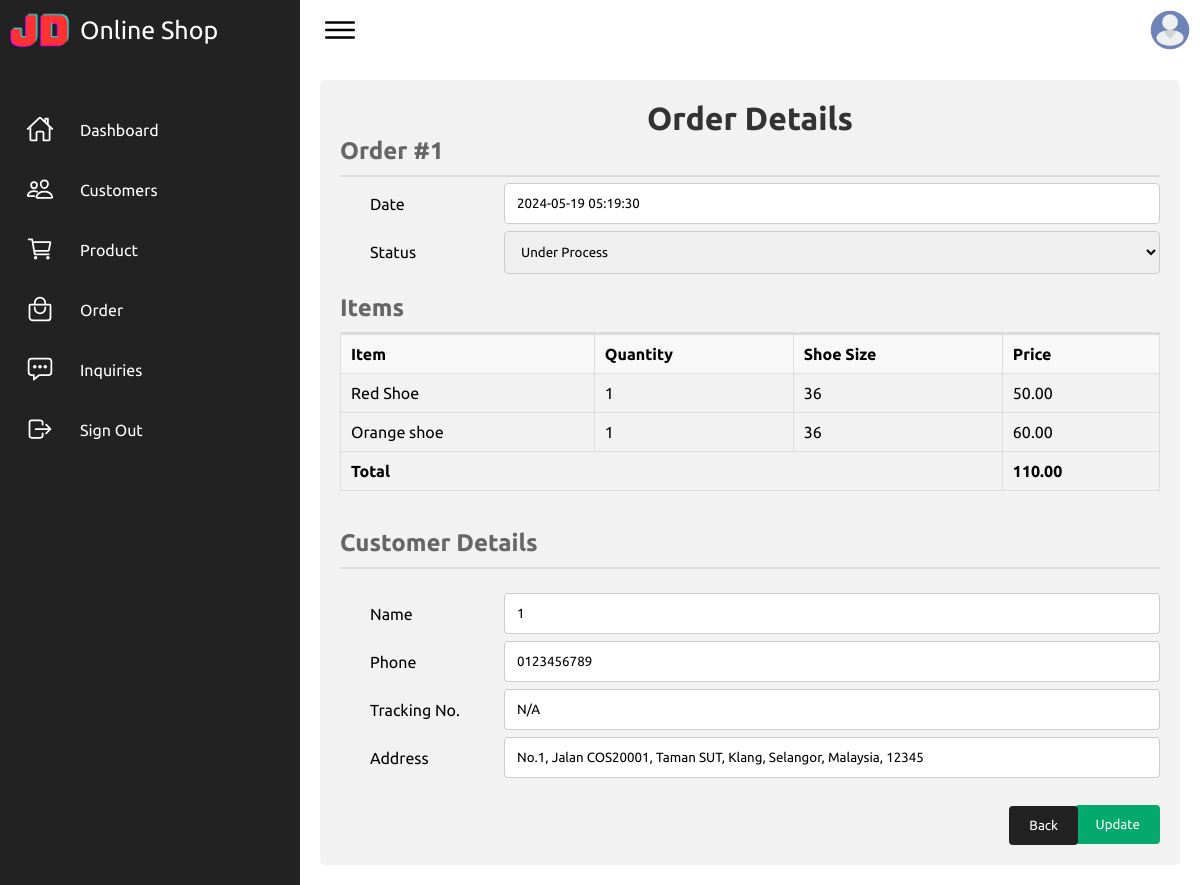
The app's page /admin/order-view.php?order_id=1 (signed in) with its own data.
### tables this page shows
CREATE TABLE `orders` (
  `id` int(11) NOT NULL,
  `user` varchar(255) NOT NULL,
  `tracking_no` varchar(255) NOT NULL,
  `total_price` decimal(10,2) NOT NULL,
  `date` datetime NOT NULL,
  `contact` varchar(255) NOT NULL,
  `country_id` int(11) NOT NULL,
  `state_id` int(11) NOT NULL,
  `city_id` int(11) NOT NULL,
  `postcode` varchar(11) NOT NULL,
  `address` text NOT NULL,
  `status` varchar(255) NOT NULL
);

CREATE TABLE `products` (
  `id` int(255) NOT NULL,
  `name` varchar(255) NOT NULL,
  `stock` int(255) NOT NULL,
  `price` decimal(10,2) NOT NULL,
  `status` varchar(255) NOT NULL,
  `description` text NOT NULL,
  `img` varchar(255) NOT NULL,
  `arrival_date` timestamp NOT NULL DEFAULT current_timestamp()
);

CREATE TABLE `order_items` (
  `id` int(11) NOT NULL,
  `order_id` int(11) NOT NULL,
  `product_id` int(11) NOT NULL,
  `size_id` int(11) NOT NULL,
  `quantity` int(255) NOT NULL,
  `total_price` decimal(10,2) NOT NULL
);

CREATE TABLE `shoe_size` (
  `id` int(11) NOT NULL,
  `size` int(11) NOT NULL
);

CREATE TABLE `cities` (
  `id` int(11) NOT NULL,
  `name` varchar(255) NOT NULL,
  `state_id` int(11) NOT NULL
);

CREATE TABLE `states` (
  `id` int(11) NOT NULL,
  `name` varchar(255) NOT NULL,
  `country_id` int(11) NOT NULL
);

CREATE TABLE `countries` (
  `id` int(11) NOT NULL,
  `name` varchar(255) NOT NULL
);

### admin/order-view.php (the view, shortened to what this page needs)
<?php
include("../connect/config.php");
$order_id = $_GET['order_id'];
$sql = "SELECT o.id, o.user, o.tracking_no, o.total_price, o.date, o.contact, o.country_id, o.state_id, o.city_id, o.postcode, o.address, o.status,
               oi.product_id, p.name as product_name, oi.quantity, oi.total_price as item_total_price,
               c.name as country_name, s.name as state_name, ci.name as city_name, ss.size as shoe_size
        FROM orders o
        JOIN order_items oi ON o.id = oi.order_id
        JOIN products p ON oi.product_id = p.id
        JOIN countries c ON o.country_id = c.id
        JOIN states s ON o.state_id = s.id
        JOIN cities ci ON o.city_id = ci.id
        JOIN shoe_size ss ON oi.size_id = ss.id
        WHERE o.id = ?";
$stmt = $conn->prepare($sql);
$stmt->bind_param("i", $order_id);
$stmt->execute();
$result = $stmt->get_result();
$order_details = $result->fetch_all(MYSQLI_ASSOC);
$order = $order_details[0];
?>
<!DOCTYPE html>
<html lang="en">
<head>
  <link rel="stylesheet" href="assets/css/style.css">
</head>
<body>
  <div class="container">
    <?php include 'nav.php'; ?>
    <div class="container-2">
      <h1>Order Details</h1>
      <div class="order-summary">
        <h2>Order #<?php echo htmlspecialchars($order['id']); ?></h2>
        <div class="row">
          <div class="col-15">
            <label for="date">Date</label>
          </div>
          <div class="col-80">
            <input readonly type="text" id="date" name="date" value="<?php echo htmlspecialchars($order['date']); ?>">
          </div>
        </div>
        <div class="row">
          <div class="col-15">
            <label for="status">Status</label>
          </div>
          <div class="col-80">
            <form method="POST">
              <select id="status" name="status">
                <option value="Under Process" <?php if ($order['status'] == 'Under Process') echo 'selected'; ?>>Under Process</option>
              </select>
          </div>
        </div>
      </div>
      <div class="order-items">
        <h2>Items</h2>
        <table>
          <thead>
            <tr>
              <th>Item</th>
              <th>Quantity</th>
              <th>Shoe Size</th>
              <th>Price</th>
            </tr>
          </thead>
          <tbody>
            <?php foreach ($order_details as $item) { ?>
            <tr>
              <td><?php echo htmlspecialchars($item['product_name']); ?></td>
              <td><?php echo htmlspecialchars($item['quantity']); ?></td>
              <td><?php echo htmlspecialchars($item['shoe_size']); ?></td>
              <td><?php echo htmlspecialchars($item['item_total_price']); ?></td>
            </tr>
            <?php } ?>
          </tbody>
          <tfoot>
            <tr>
              <td colspan="3">Total</td>
              <td><?php echo htmlspecialchars($order['total_price']); ?></td>
            </tr>
          </tfoot>
        </table>
      </div>
      <br>
      <div class="customer-details">
        <h2>Customer Details</h2>
        <br>
        <div class="row">
          <div class="col-15">
            <label for="name">Name</label>
          </div>
          <div class="col-80">
            <input readonly type="text" id="name" name="name" value="<?php echo htmlspecialchars($order['user']); ?>">
          </div>
        </div>
        <div class="row">
          <div class="col-15">
            <label for="contact">Phone</label>
          </div>
          <div class="col-80">
            <input readonly type="text" id="contact" name="contact" value="<?php echo htmlspecialchars($order['contact']); ?>">
          </div>
        </div>
        <div class="row">
          <div class="col-15">
            <label for="tracking_no">Tracking No.</label>
          </div>
          <div class="col-80">
            <input readonly type="text" id="tracking_no" name="tracking_no" value="<?php echo htmlspecialchars($order['tracking_no']); ?>">
          </div>
        </div>
        <div class="row">
          <div class="col-15">
            <label for="address">Address</label>
          </div>
          <div class="col-80">
            <input readonly type="text" id="address" name="address" value="<?php echo htmlspecialchars($order['address']) . ', ' . htmlspecialchars($order['city_name']) . ', ' . htmlspecialchars($order['state_name']) . ', ' . htmlspecialchars($order['country_name']) . ', ' . htmlspecialchars($order['postcode']); ?>">
          </div>
        </div>
      </div>
      <div class="row">
        <div class="col-10">
          <input type="submit" value="Update">
        </div>
      </div>
      <div class="row">
        <div class="col-20">
          <a href="order-list.php"><button class="btn-back">Back</button></a>
        </div>
      </div>
    </div>
  </div>
</body>
</html>

### admin/assets/css/style.css (style rules this page uses)
* { font-family: "Ubuntu", sans-serif; margin: 0; padding: 0; box-sizing: border-box; }
:root { --blue: #2a2185; --white: #fff; --gray: #f5f5f5; --black1: #222; --black2: #999; }
body { min-height: 100vh; overflow-x: hidden; }
.container { position: relative; width: 100%; }
input[type=file], input[type=number], input[type=password], input[type=text], select, textarea { width: 100%; padding: 12px; border: 1px solid #ccc; border-radius: 4px; resize: vertical; }
label { padding: 12px 12px 12px 0; display: inline-block; }
input[type=submit] { background-color: #04AA6D; color: white; padding: 12px 20px; border: none; border-radius: 4px; cursor: pointer; float: right; }
.btn-back { background-color: var(--black1);; color: white; padding: 12px 20px; border: none; border-radius: 4px; cursor: pointer; float: right; }
.container-2 { border-radius: 5px; background-color: #f2f2f2; padding: 20px; margin: 20px; }
.col-15 { float: left; width: 15%; margin-top: 6px; margin-left: 30px; }
.col-80 { float: right; width: 80%; margin-top: 6px; }
.col-10 { float: right; width: 10%; margin-top: 6px; }
.col-20 { float: left; width: 90%; margin-top: -38px; }
.row::after { content: ""; display: table; clear: both; }

### admin/order-view.php (style rules this page uses)
h1 { text-align: center; color: #333; }
.order-summary, .order-items, .customer-details { margin-bottom: 20px; }
h2 { border-bottom: 2px solid #ddd; padding-bottom: 10px; color: #666; }
table { width: 100%; border-collapse: collapse; margin-bottom: 20px; }
table th, table td { padding: 10px; border: 1px solid #ddd; text-align: left; }
table thead th { background-color: #f8f8f8; }
table tfoot td { font-weight: bold; }

### records on screen
orders: id "1", date "2024-05-19 05:19:30", status "Under Process", products.name "Red Shoe", order_items.quantity "1", shoe_size.size "36", order_items.total_price "50.00", products.name "Orange shoe", order_items.total_price "60.00", total_price "110.00", name "1", contact "0123456789", tracking_no "N/A", address "No.1, Jalan COS20001, Taman SUT, Klang, Selangor, Malaysia, 12345"
